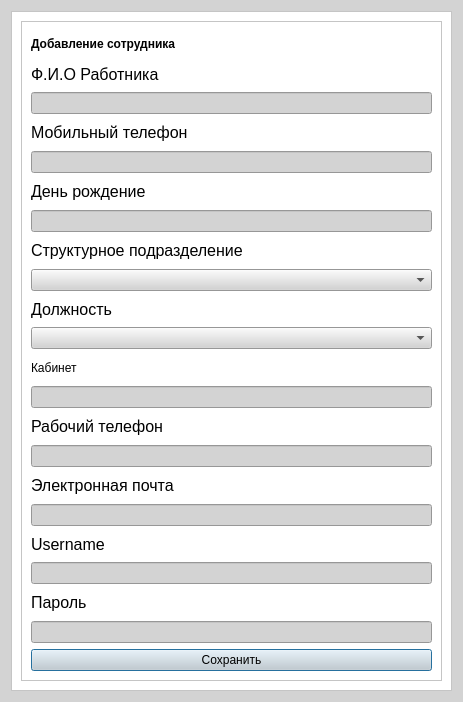
<?xml version="1.0" encoding="UTF-8"?>
<ui version="4.0">
 <class>Dialog_add</class>
 <widget class="QDialog" name="Dialog_add">
  <property name="geometry">
   <rect>
    <x>0</x>
    <y>0</y>
    <width>463</width>
    <height>702</height>
   </rect>
  </property>
  <property name="windowTitle">
   <string>Dialog</string>
  </property>
  <property name="styleSheet">
   <string notr="true">QWidget{
background-color:rgb(211, 211, 211)}</string>
  </property>
  <layout class="QVBoxLayout" name="verticalLayout">
   <item>
    <widget class="QFrame" name="frame">
     <property name="styleSheet">
      <string notr="true">QFrame{
background-color:white}</string>
     </property>
     <property name="frameShape">
      <enum>QFrame::Shape::StyledPanel</enum>
     </property>
     <property name="frameShadow">
      <enum>QFrame::Shadow::Raised</enum>
     </property>
     <layout class="QVBoxLayout" name="verticalLayout_2">
      <item>
       <widget class="QFrame" name="frame_2">
        <property name="frameShape">
         <enum>QFrame::Shape::StyledPanel</enum>
        </property>
        <property name="frameShadow">
         <enum>QFrame::Shadow::Raised</enum>
        </property>
        <layout class="QVBoxLayout" name="verticalLayout_3">
         <item>
          <widget class="QLabel" name="label">
           <property name="enabled">
            <bool>true</bool>
           </property>
           <property name="styleSheet">
            <string notr="true">font: 600 24pt &quot;Segoe UI&quot;;
color:black;
font-weight:bold</string>
           </property>
           <property name="text">
            <string>Добавление сотрудника</string>
           </property>
          </widget>
         </item>
         <item>
          <widget class="QLabel" name="label_25">
           <property name="font">
            <font>
             <pointsize>12</pointsize>
            </font>
           </property>
           <property name="text">
            <string>Ф.И.О Работника</string>
           </property>
           <property name="buddy">
            <cstring>Full_name</cstring>
           </property>
          </widget>
         </item>
         <item>
          <widget class="QLineEdit" name="Full_name"/>
         </item>
         <item>
          <widget class="QLabel" name="label_19">
           <property name="font">
            <font>
             <pointsize>12</pointsize>
            </font>
           </property>
           <property name="text">
            <string>Мобильный телефон</string>
           </property>
           <property name="buddy">
            <cstring>Mobile_phone</cstring>
           </property>
          </widget>
         </item>
         <item>
          <widget class="QLineEdit" name="Mobile_phone"/>
         </item>
         <item>
          <widget class="QLabel" name="label_21">
           <property name="font">
            <font>
             <pointsize>12</pointsize>
            </font>
           </property>
           <property name="text">
            <string>День рождение</string>
           </property>
           <property name="buddy">
            <cstring>Birthday</cstring>
           </property>
          </widget>
         </item>
         <item>
          <widget class="QLineEdit" name="Birthday"/>
         </item>
         <item>
          <widget class="QLabel" name="label_20">
           <property name="font">
            <font>
             <pointsize>12</pointsize>
            </font>
           </property>
           <property name="text">
            <string>Структурное подразделение </string>
           </property>
           <property name="buddy">
            <cstring>Position</cstring>
           </property>
          </widget>
         </item>
         <item>
          <widget class="QComboBox" name="Organization"/>
         </item>
         <item>
          <widget class="QLabel" name="label_26">
           <property name="font">
            <font>
             <pointsize>12</pointsize>
            </font>
           </property>
           <property name="text">
            <string>Должность</string>
           </property>
           <property name="buddy">
            <cstring>Organization</cstring>
           </property>
          </widget>
         </item>
         <item>
          <widget class="QComboBox" name="Position"/>
         </item>
         <item>
          <widget class="QLabel" name="label_2">
           <property name="styleSheet">
            <string notr="true">font: 12pt &quot;Segoe UI&quot;;</string>
           </property>
           <property name="text">
            <string>Кабинет</string>
           </property>
           <property name="buddy">
            <cstring>Cabinet</cstring>
           </property>
          </widget>
         </item>
         <item>
          <widget class="QLineEdit" name="Cabinet"/>
         </item>
         <item>
          <widget class="QLabel" name="label_27">
           <property name="font">
            <font>
             <pointsize>12</pointsize>
            </font>
           </property>
           <property name="text">
            <string>Рабочий телефон</string>
           </property>
           <property name="buddy">
            <cstring>Password</cstring>
           </property>
          </widget>
         </item>
         <item>
          <widget class="QLineEdit" name="Work_phone"/>
         </item>
         <item>
          <widget class="QLabel" name="label_24">
           <property name="font">
            <font>
             <pointsize>12</pointsize>
            </font>
           </property>
           <property name="text">
            <string>Электронная почта </string>
           </property>
           <property name="buddy">
            <cstring>Username</cstring>
           </property>
          </widget>
         </item>
         <item>
          <widget class="QLineEdit" name="Mail"/>
         </item>
         <item>
          <widget class="QLabel" name="label_22">
           <property name="font">
            <font>
             <pointsize>12</pointsize>
            </font>
           </property>
           <property name="text">
            <string>Username</string>
           </property>
           <property name="buddy">
            <cstring>Work_phone</cstring>
           </property>
          </widget>
         </item>
         <item>
          <widget class="QLineEdit" name="Username"/>
         </item>
         <item>
          <widget class="QLabel" name="label_23">
           <property name="font">
            <font>
             <pointsize>12</pointsize>
            </font>
           </property>
           <property name="text">
            <string>Пароль</string>
           </property>
           <property name="buddy">
            <cstring>Mail</cstring>
           </property>
          </widget>
         </item>
         <item>
          <widget class="QLineEdit" name="Password"/>
         </item>
         <item>
          <widget class="QPushButton" name="pushButton">
           <property name="styleSheet">
            <string notr="true"/>
           </property>
           <property name="text">
            <string>Сохранить</string>
           </property>
          </widget>
         </item>
        </layout>
       </widget>
      </item>
     </layout>
    </widget>
   </item>
  </layout>
 </widget>
 <resources/>
 <connections/>
</ui>
